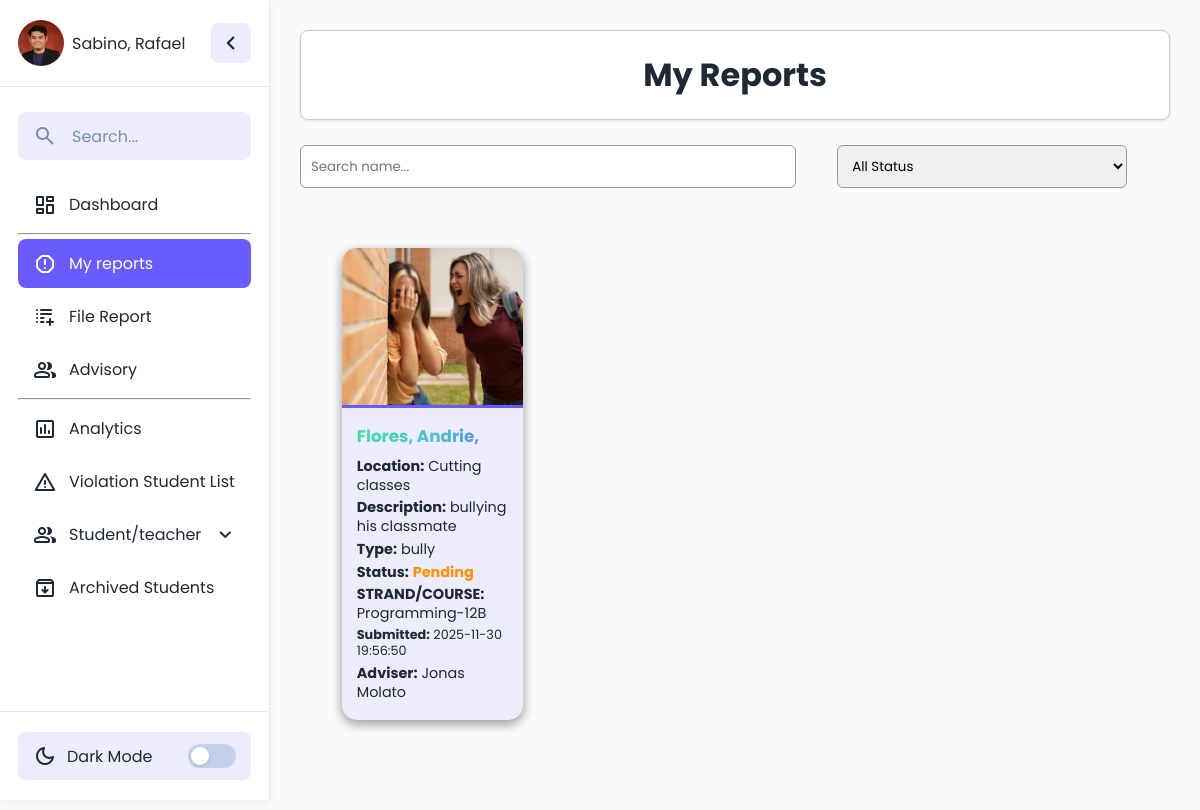
Screenshot of /admin/admin_myreport.php (signed in) with the database file from the repository.
### tables this page shows
CREATE TABLE `violation` (
  `vi_id` int(11) NOT NULL,
  `usn` bigint(11) NOT NULL,
  `lname` varchar(321) NOT NULL,
  `fname` varchar(321) NOT NULL,
  `mname` varchar(321) NOT NULL,
  `location` varchar(33) NOT NULL,
  `typeviolation` varchar(33) NOT NULL,
  `description` varchar(33) NOT NULL,
  `evidence` varchar(333) NOT NULL,
  `reportedBy` varchar(33) NOT NULL,
  `date` datetime DEFAULT current_timestamp(),
  `status_id` int(11) DEFAULT NULL,
  `idstrandcourse` int(11) DEFAULT NULL,
  `glevel` varchar(33) DEFAULT NULL,
  `section` varchar(12) NOT NULL,
  `date_resolved` varchar(3232) NOT NULL,
  `seen_by_adviser` tinyint(1) DEFAULT 0
);

CREATE TABLE `violationstatus` (
  `status_id` int(11) NOT NULL,
  `vio_stats` varchar(33) NOT NULL
);

CREATE TABLE `strandcourse_tbl` (
  `idstrandcourse` int(11) NOT NULL,
  `strandcourse` varchar(33) NOT NULL,
  `max_section` int(11) NOT NULL,
  `shs_college` int(11) NOT NULL
);

### admin/admin_myreport.php (the view, shortened to what this page needs)
<?php
include("../config/db_connect.php");
$name = $_SESSION['user_name'];
$profile = $_SESSION['profile'];
$current_user_id = $_SESSION['user_id'];
mysqli_query($conn, "UPDATE users SET last_activity = CURRENT_TIMESTAMP WHERE id = $current_user_id");
$sql = "SELECT CONCAT(violation.lname, ', ', violation.fname,', ',violation.mname) AS person,
 violation.lname,
    violation.fname,
    violation.mname,
    violation.vi_id,
    violation.date_resolved,
 violation.location,violation.glevel,violation.section,violation.typeviolation, violation.description, violation.status_id,
violation.evidence,violation.reportedBy,violation.date, violationstatus.vio_stats, strandcourse_tbl.strandcourse
,-- Adviser information
    CONCAT(users.fname, ' ', users.lname) AS adviser_name
FROM violation
LEFT JOIN strandcourse_tbl  ON violation.idstrandcourse =strandcourse_tbl.idstrandcourse
JOIN violationstatus ON violation.status_id = violationstatus.status_id
LEFT JOIN advisory_tbl
    ON violation.idstrandcourse = advisory_tbl.idstrandcourse
    AND violation.glevel = advisory_tbl.glevel
    AND violation.section = advisory_tbl.section
    LEFT JOIN users
    ON advisory_tbl.adviser_id = users.id
WHERE  reportedBy='$name'ORDER BY
  CASE
    WHEN violation.status_id = 3 THEN 1
    WHEN violation.status_id = 1 THEN 2
    WHEN violation.status_id = 2 THEN 3
  END,
  violation.date DESC;
";
$result = mysqli_query($conn, $sql);
?>
<!DOCTYPE html>
<html lang="en">
<head>
  <link rel="stylesheet" href="../assets/style.css">
</head>
<body style="">
  <div class="container">
    <aside class="sidebar collapsed">
      <div class="sidebar-header">
        <div style="display: flex; align-items: center; gap: 8px;">
          <img src="<?php echo $profile; ?>" style="width:46px;  height: 46px;
  display: block;
  object-fit: contain;
  border-radius: 50%; transition: opacity 0.4s ease;" id="profilePic" alt="Profile" />
          <span id="userName"><?php echo htmlspecialchars($name); ?></span>
        </div>
        <button class="sidebar-toggle">
          <span class="material-symbols-rounded">chevron_left</span>
        </button>
      </div>
      <div class="sidebar-content">
        <form action="#" class="search-form">
          <span class="material-symbols-rounded">search</span>
          <input type="search" placeholder="Search..." required />
        </form>
        <ul class="menu-list">
          <li class="menu-item">
            <a href="admin_dashboard.php" class="menu-link ">
              <span class="material-symbols-rounded">dashboard</span>
              <span class="menu-label">Dashboard</span>
            </a>
          </li>
          <hr>
<li class="menu-item">
            <a href="admin_myreport.php" class="menu-link active">
              <span class="material-symbols-rounded">report</span>
              <span class="menu-label">My reports</span>
            </a>
          </li>
          <li class="menu-item">
            <a href="report_violation.php" class="menu-link">
              <span class="material-symbols-rounded">forms_add_on</span>
              <span class="menu-label">File Report</span>
            </a>
          </li>
          <li class="menu-item">
    <a href="admin_advisorydashboard.php" class="menu-link">
        <span class="material-symbols-rounded">group</span>
        <span class="menu-label">Advisory</span>
    </a>
</li>
<hr>
          <li class="menu-item">
            <a href="admin_summary.php" class="menu-link">
              <span class="material-symbols-rounded">insert_chart</span>
              <span class="menu-label">Analytics</span>
            </a>
          </li>
          <li class="menu-item">
            <a href="guidance_violation.php" class="menu-link ">
              <span class="material-symbols-rounded">warning</span>
              <span class="menu-label">Violation Student List</span>
            </a>
          </li>
          <li class="menu-item has-dropdown">
            <a href="#" class="menu-link dropdown-toggle">
              <span class="material-symbols-rounded">group</span>
              <span class="menu-label">Student/teacher</span>
              <span class="material-symbols-rounded arrow">expand_more</span>
            </a>
          </li>
<li class="menu-item">
            <a href="admin_studentarchived.php" class="menu-link">
              <span class="material-symbols-rounded">archive</span>
              <span class="menu-label">Archived Students</span>
            </a>
          </li>
        </ul>
      </div>
      <div class="sidebar-footer">
        <button class="theme-toggle">
          <div class="theme-label">
            <span class="theme-icon material-symbols-rounded">dark_mode</span>
            <span class="theme-text">Dark Mode</span>
          </div>
          <div class="theme-toggle-track">
            <div class="theme-toggle-indicator"></div>
          </div>
        </button>
      </div>
    </aside>
    <div class="main-content">
      <h1 class="card">My Reports</h1>
      <br>
      <div style="display:flex; justify-content:space-between; margin-bottom:15px; width:95%;">
        <input id="searchInput" type="text" placeholder="Search name..."
          style="padding:10px;width:60%;border-radius:6px;border:1px solid #999;">
        <select id="statusFilter" style="padding:10px; width:35%; border-radius:6px; border:1px solid #999;">
          <option value="all">All Status</option>
        </select>
      </div>
      <div class="reports-section">
        <div class="report-grid">
          <?php if (mysqli_num_rows($result) > 0): ?>
            <?php while ($row = mysqli_fetch_assoc($result)): ?>
              <div class="report-card"
              data-status="<?= $row['status_id'] ?>"
                 data-name="<?= strtolower($row['lname'] . ' ' . $row['fname'] . ' ' . $row['mname']) ?>">
                <img src="<?php echo $row['evidence']; ?>" alt="Evidence Image" class="report-img">
                <div class="report-info">
                  <h2 class="report-name"><?php echo $row['person']; ?></h2>
                  <p><strong>Location:</strong> <?php echo $row['location']; ?></p>
                  <p><strong>Description:</strong> <?php echo $row['description']; ?></p>
                  <p><strong>Type:</strong> <?php echo $row['typeviolation']; ?></p>
                  <p>
                    <strong>Status:</strong>
                    <span class="status-<?= $row['status_id']; ?>">
                      <?= $row['vio_stats']; ?>
                    </span>
                  </p>
                  <p><strong>STRAND/COURSE:</strong>
                    <?php echo $row['strandcourse'] . '-' . $row['glevel'] . '' . $row['section']; ?></p>
                  <p class="report-date" style="color:var(--color-text-primary)"><strong>Submitted:</strong>
                    <?php echo $row['date']; ?></p>
                    <p><strong>Adviser:</strong> <?= $row['adviser_name'] ?: 'No Adviser Assigned' ?></p>
                </div>
              </div>
            <?php endwhile; ?>
          <?php else: ?>
            <p class="no-reports">No reports found.</p>
          <?php endif; ?>
        </div>
      </div>
    </div>
  </div>
</body>
</html>

### assets/style.css (style rules this page uses)
* { margin: 0; padding: 0; box-sizing: border-box; font-family: "Poppins", sans-serif; }
.card { border: 1px solid #ccc; border-radius: 8px; padding: 20px; background-color: #f9f9f9; text-align: center; box-shadow: 0 2px 5px rgba(0, 0, 0, 0.1); }
.arrow { margin-left: auto; transition: transform 0.3s ease; }
:root { --color-bg-form: #ECECFD; --color-bg-form-input: #A6B7D2; --color-btn:rgb(0, 0, 0); --color-text-primary: #1F2936; --color-text-placeholder: #798EAE; --color-bg-primary: #f9fafb; --color-bg-secondary: #ECECFD; --color-bg-sidebar: #FFFFFF; --color-border-hr: #E2E8F0; --color-hover-primary: #695CFE; --color-hover-secondary: #e2e2fb; --color-shadow: rgba(0, 0, 0, 0.05); }
body { min-height: 100vh; background: var(--color-bg-primary); }
.sidebar { position: sticky; top: 0; width: 270px; height: 100vh; display: flex; flex-shrink: 0; flex-direction: column; background: var(--color-bg-sidebar); border-right: 1px solid var(--color-border-hr); box-shadow: 0 3px 9px var(--color-shadow); transition: width 0.4s ease; }
.sidebar .sidebar-header { padding: 20px 18px; display: flex; position: relative; align-items: center; justify-content: space-between; border-bottom: 1px solid var(--color-border-hr); }
.site-nav .sidebar-toggle, .sidebar-header .sidebar-toggle { height: 40px; width: 40px; border: none; cursor: pointer; display: flex; position: absolute; right: 18px; align-items: center; justify-content: center; border-radius: 8px; color: var(--color-text-primary); background: var(--color-bg-secondary); transition: 0.4s ease; }
.sidebar-header .sidebar-toggle span { font-size: 1.75rem; transition: transform 0.4s ease; }
.sidebar .sidebar-content { flex: 1; padding: 20px 18px; overflow: hidden auto; scrollbar-width: thin; scrollbar-color: var(--color-text-placeholder) transparent; }
.sidebar-content .search-form { border-radius: 8px; min-height: 48px; margin: 5px 0 20px; align-items: center; display: flex; padding: 0 15px; white-space: nowrap; background: var(--color-bg-secondary); transition: 0.4s ease; }
.sidebar-content .search-form span { color: var(--color-text-placeholder); }
.search-form input { background: none; outline: none; border: none; width: 100%; margin-left: 15px; font-size: 1rem; color: var(--color-text-primary); }
.search-form input::placeholder { color: var(--color-text-placeholder); }
.sidebar-content .menu-list { display: flex; gap: 4px; list-style: none; flex-direction: column; }
.menu-list .menu-link { display: flex; gap: 12px; white-space: nowrap; border-radius: 8px; padding: 12px 15px; align-items: center; text-decoration: none; color: var(--color-text-primary); transition: 0.3s ease; }
.menu-link .menu-label { transition: opacity 0.3s ease; }
.sidebar .sidebar-footer { padding: 20px 18px; white-space: nowrap; border-top: 1px solid var(--color-border-hr); }
.sidebar-footer .theme-toggle { width: 100%; min-height: 48px; border-radius: 8px; display: flex; align-items: center; cursor: pointer; border: none; padding: 0 15px; white-space: nowrap; color: var(--color-text-primary); background: var(--color-bg-secondary); transition: 0.3s ease; }
.theme-toggle .theme-label { display: flex; gap: 10px; align-items: center; }
.theme-toggle .theme-label .theme-text { font-size: 1rem; transition: opacity 0.4s 0.2s ease; }
.theme-toggle .theme-toggle-track { height: 24px; width: 48px; border-radius: 999px; margin-left: auto; background: #c3d1ec; position: relative; transition: opacity 0.4s 0.2s ease, background-color 0.3s ease; }
.theme-toggle-track .theme-toggle-indicator { position: absolute; top: 3px; left: 3px; width: 18px; height: 18px; border-radius: 50%; background-color: #fff; box-shadow: 0 2px 4px rgba(0, 0, 0, 0.1); transition: transform 0.3s ease; }
.container { display: flex; }
.container .main-content { flex: 1; padding: 30px; color: var(--color-text-primary); }
.main-content .card { border-radius: 8px; padding: 20px; background-color: var(--color-bg-sidebar); box-shadow: 0 1px 3px rgba(0, 0, 0, 0.1); }

### rows the page displays
violation: evidence (picture), person "Flores, Andrie,", location "Cutting classes", description "bullying his classmate", typeviolation "bully", status.vio_stats "Pending", idstrandcourse.strandcourse "Programming", glevel "12", section "B", date "2025-11-30 19:56:50", adviser_name "Jonas Molato"

### other values shown
$name "Sabino, Rafael"
